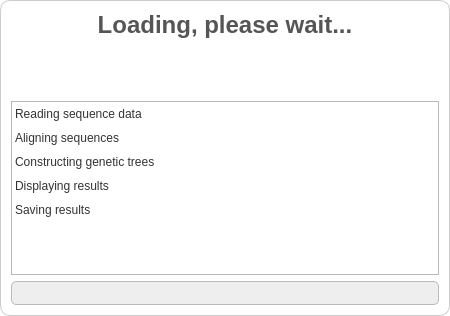
<?xml version="1.0" encoding="UTF-8"?>
<ui version="4.0">
    <class>LoadingDialog</class>
    <widget class="QDialog" name="LoadingDialog">
        <property name="geometry">
            <rect>
                <x>0</x>
                <y>0</y>
                <width>450</width>
                <height>316</height>
            </rect>
        </property>
        <property name="minimumSize">
            <size>
                <width>450</width>
                <height>316</height>
            </size>
        </property>
        <property name="maximumSize">
            <size>
                <width>450</width>
                <height>316</height>
            </size>
        </property>
        <property name="windowTitle">
            <string>Loading...</string>
        </property>
        <property name="styleSheet">
            <string>
                QDialog {
                background-color: #ffffff; /* Set the background color to white */
                border-radius: 10px;
                border: 1px solid #ccc;
                }
            </string>
        </property>
        <layout class="QVBoxLayout" name="verticalLayout">
            <item>
                <widget class="QLabel" name="loadingLabel">
                    <property name="styleSheet">
                        <string notr="true">font-size: 18pt; font-weight: bold; color: #555;</string>
                    </property>
                    <property name="text">
                        <string>Loading, please wait...</string>
                    </property>
                    <property name="alignment">
                        <set>Qt::AlignCenter</set>
                    </property>
                </widget>
            </item>
            <item>
                <layout class="QHBoxLayout" name="horizontalLayout">
                    <item>
                        <spacer name="horizontalSpacerLeft">
                            <property name="orientation">
                                <enum>Qt::Horizontal</enum>
                            </property>
                            <property name="sizeType">
                                <enum>QSizePolicy::Expanding</enum>
                            </property>
                            <property name="sizeHint" stdset="0">
                                <size>
                                    <width>0</width>
                                    <height>0</height>
                                </size>
                            </property>
                        </spacer>
                    </item>
                    <item>
                        <widget class="QLabel" name="movieLabel">
                            <property name="minimumSize">
                                <size>
                                    <width>50</width>
                                    <height>50</height>
                                </size>
                            </property>
                            <property name="maximumSize">
                                <size>
                                    <width>50</width>
                                    <height>50</height>
                                </size>
                            </property>
                            <property name="alignment">
                                <set>Qt::AlignCenter</set>
                            </property>
                        </widget>
                    </item>
                    <item>
                        <spacer name="horizontalSpacerRight">
                            <property name="orientation">
                                <enum>Qt::Horizontal</enum>
                            </property>
                            <property name="sizeType">
                                <enum>QSizePolicy::Expanding</enum>
                            </property>
                            <property name="sizeHint" stdset="0">
                                <size>
                                    <width>0</width>
                                    <height>0</height>
                                </size>
                            </property>
                        </spacer>
                    </item>
                </layout>
            </item>
            <item>
                <widget class="QListWidget" name="checkListWidget">
                    <property name="styleSheet">
                        <string notr="true">
                            QListWidget::item {
                            font-size: 14pt;
                            color: #333;
                            padding: 5px;
                            }
                            QListWidget::item::checked {
                            color: #2A9D8F;
                            text-decoration: line-through;
                            }
                        </string>
                    </property>
                    <item>
                        <property name="text">
                            <string>Reading sequence data</string>
                        </property>
                    </item>
                    <item>
                        <property name="text">
                            <string>Aligning sequences</string>
                        </property>
                    </item>
                    <item>
                        <property name="text">
                            <string>Constructing genetic trees</string>
                        </property>
                    </item>
                    <item>
                        <property name="text">
                            <string>Displaying results</string>
                        </property>
                    </item>
                    <item>
                        <property name="text">
                            <string>Saving results</string>
                        </property>
                    </item>
                </widget>
            </item>
            <item>
                <widget class="QProgressBar" name="progressBar">
                    <property name="styleSheet">
                        <string notr="true">
                            QProgressBar {
                            border: 1px solid #bbb;
                            border-radius: 5px;
                            background-color: #eee;
                            text-align: center;
                            }
                            QProgressBar::chunk {
                            background-color: #2A9D8F;
                            width: 20px;
                            }
                        </string>
                    </property>
                    <property name="minimum">
                        <number>0</number>
                    </property>
                    <property name="maximum">
                        <number>100</number>
                    </property>
                    <property name="value">
                        <number>0</number>
                    </property>
                    <property name="textVisible">
                        <bool>false</bool>
                    </property>
                </widget>
            </item>
        </layout>
    </widget>
    <resources/>
    <connections/>
</ui>
